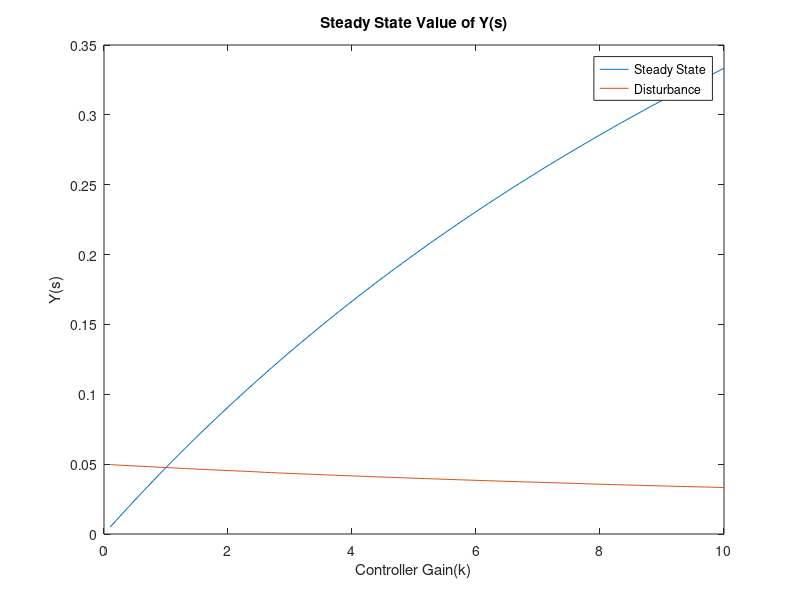

This chart was generated by the following MATLAB code:
k = [0.1:0.1:10]; %controller gain array 0<k<=10
G = tf([1], [1 20 20]); %transfer function 
for i = 1:length(k)
    num = k(i);
    den = [1];
    Td = tf(num,den);
    sysfb=feedback(G,Td);
    T=tf(k(i)*G/(1+k(i)*G)); %transfer function of response
    y = step(T); %step response
    y2 = step(sysfb); %step response for disturbance
    Tf(i) = y(end);
    Tfd(i) = y2(end);
end
    
%Plot of the values
plot(k,Tf,k,Tfd);
title('Steady State Value of Y(s)');
xlabel('Controller Gain(k)');
ylabel('Y(s)');
legend('Steady State','Disturbance')
%P = InterX([k;Tf],[k;Tfd]); %function for calculating intersection
%disp(P); %intersection is 1.00 and 0.0475